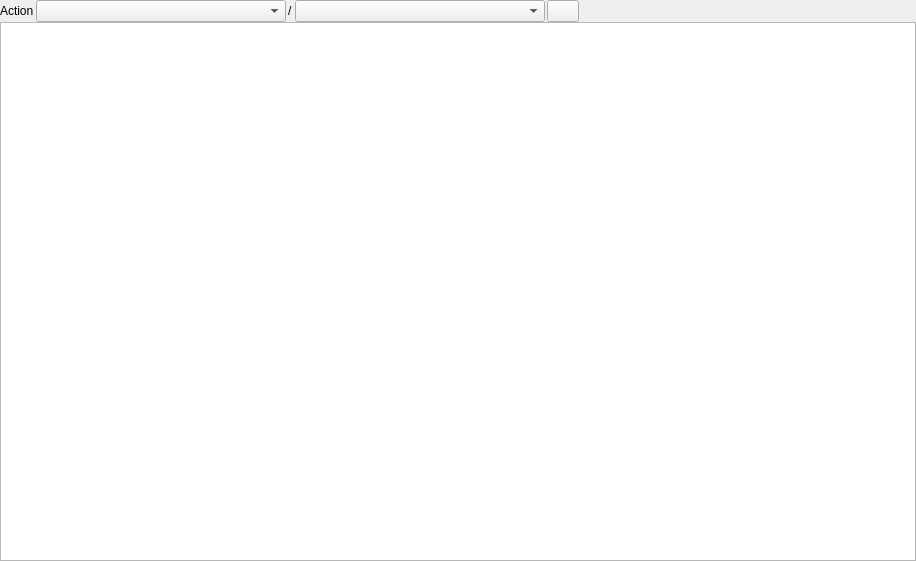
<?xml version="1.0" encoding="UTF-8"?>
<ui version="4.0">
 <class>ActionWidget</class>
 <widget class="QWidget" name="ActionWidget">
  <property name="geometry">
   <rect>
    <x>0</x>
    <y>0</y>
    <width>916</width>
    <height>561</height>
   </rect>
  </property>
  <property name="windowTitle">
   <string>Action Introspection</string>
  </property>
  <layout class="QVBoxLayout" name="verticalLayout">
   <property name="margin">
    <number>0</number>
   </property>
   <item>
    <layout class="QVBoxLayout" name="toplayout">
     <property name="spacing">
      <number>0</number>
     </property>
     <item>
      <layout class="QHBoxLayout" name="horizontalLayout">
       <property name="spacing">
        <number>2</number>
       </property>
       <item>
        <widget class="QLabel" name="_label_action">
         <property name="text">
          <string>Action</string>
         </property>
        </widget>
       </item>
       <item>
        <widget class="QComboBox" name="_package_combo">
         <property name="minimumSize">
          <size>
           <width>250</width>
           <height>0</height>
          </size>
         </property>
         <property name="toolTip">
          <string>Package</string>
         </property>
         <property name="insertPolicy">
          <enum>QComboBox::InsertAlphabetically</enum>
         </property>
        </widget>
       </item>
       <item>
        <widget class="QLabel" name="_delimitter">
         <property name="text">
          <string>/</string>
         </property>
        </widget>
       </item>
       <item>
        <widget class="QComboBox" name="_actions_combo">
         <property name="minimumSize">
          <size>
           <width>250</width>
           <height>0</height>
          </size>
         </property>
         <property name="toolTip">
          <string>Action Name</string>
         </property>
        </widget>
       </item>
       <item>
        <widget class="QPushButton" name="_add_button">
         <property name="maximumSize">
          <size>
           <width>32</width>
           <height>16777215</height>
          </size>
         </property>
         <property name="toolTip">
          <string>Add Currently Selected Action</string>
         </property>
         <property name="text">
          <string/>
         </property>
        </widget>
       </item>
       <item>
        <spacer name="horizontalSpacer">
         <property name="orientation">
          <enum>Qt::Horizontal</enum>
         </property>
         <property name="sizeHint" stdset="0">
          <size>
           <width>40</width>
           <height>20</height>
          </size>
         </property>
        </spacer>
       </item>
      </layout>
     </item>
     <item>
      <widget class="ActionTreeView" name="_actions_tree">
       <property name="toolTip">
        <string>Select a message above and click add to see it in this viewing area.</string>
       </property>
      </widget>
     </item>
    </layout>
   </item>
  </layout>
 </widget>
 <customwidgets>
  <customwidget>
   <class>ActionTreeView</class>
   <extends>QTreeView</extends>
   <header>rqt_action.action_widget</header>
  </customwidget>
 </customwidgets>
 <resources/>
 <connections/>
</ui>
